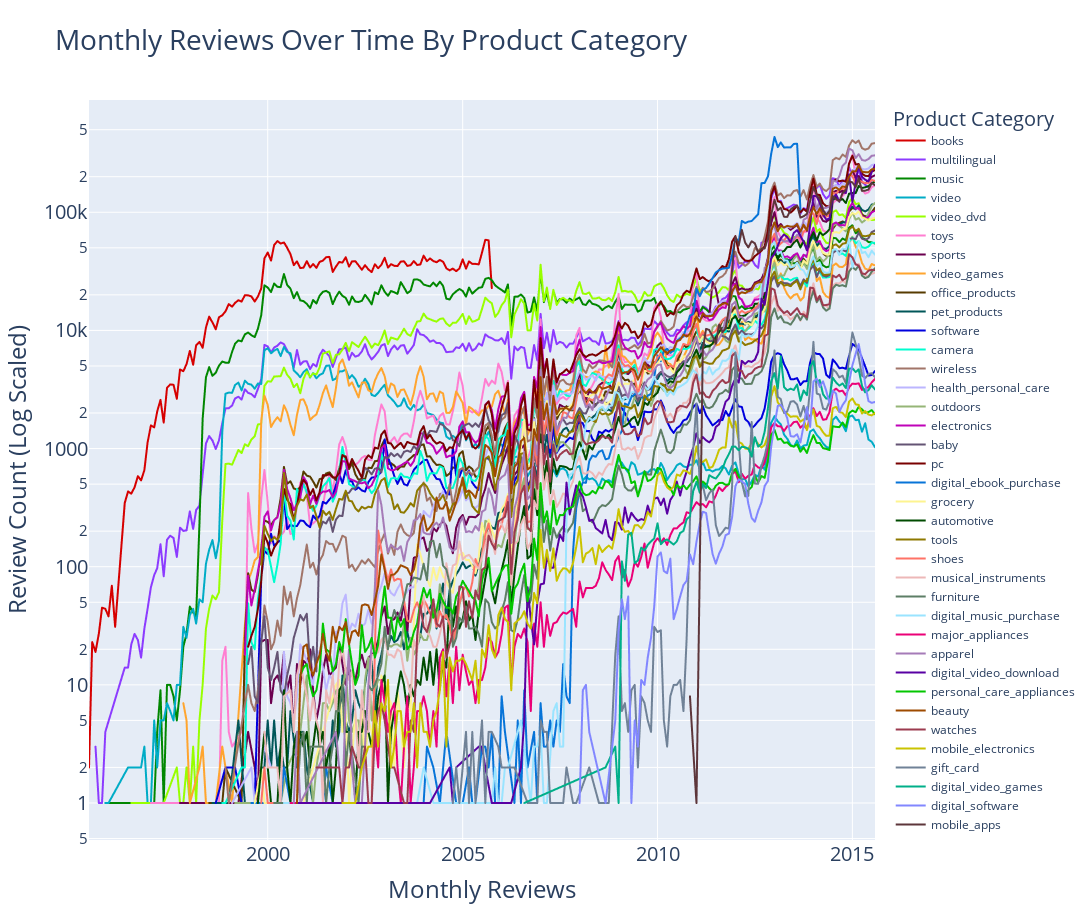

The notebook cell saved with this chart:
### Code cell
fig = px.line(
    df.sort_values(by='review_date'), 
    x='review_date', 
    y='count', 
    labels={
        'count':'Review Count (Log Scaled)',
        'review_date':'Monthly Reviews',
        'product_category':'Product Category'},
    log_y=True,
    color='product_category',
    color_discrete_sequence=cc.glasbey[:37],
    title='Monthly Reviews Over Time By Product Category',
    width=1200,
    height=920)
fig.update_layout(
    font_family='Open Sans',
    font_size=20,
    legend_font_size=12,
    legend_title_font_size=20
)
fig.show()

### Figure 1 — Plotly figure (JSON) as saved in the notebook; plotly's stock layout.template omitted (floating-point values rounded to 4 significant figures; data arrays with more than 128 entries replaced by an {"elided": "..."} marker saying what was removed)
{"data": [{"hovertemplate": "Product Category=books<br>Monthly Reviews=%{x}<br>Review Count (Log Scaled)=%{y}<extra></extra>", "legendgroup": "books", "line": {"color": "#d60000", "dash": "solid"}, "marker": {"symbol": "circle"}, "mode": "lines", "name": "books", "showlegend": true, "type": "scattergl", "x": ["1995-06-01T00:00:00", "1995-07-01T00:00:00", "1995-08-01T00:00:00", "1995-09-01T00:00:00", "1995-10-01T00:00:00", "1995-11-01T00:00:00", "1995-12-01T00:00:00", "1996-01-01T00:00:00", "1996-02-01T00:00:00", "1996-05-01T00:00:00", "1996-06-01T00:00:00", "1996-07-01T00:00:00", "1996-08-01T00:00:00", "1996-09-01T00:00:00", "1996-10-01T00:00:00", "1996-11-01T00:00:00", "1996-12-01T00:00:00", "1997-01-01T00:00:00", "1997-02-01T00:00:00", "1997-03-01T00:00:00", "1997-04-01T00:00:00", "1997-05-01T00:00:00", "1997-06-01T00:00:00", "1997-07-01T00:00:00", "1997-08-01T00:00:00", "1997-09-01T00:00:00", "1997-10-01T00:00:00", "1997-11-01T00:00:00", "1997-12-01T00:00:00", "1998-01-01T00:00:00", "1998-02-01T00:00:00", "1998-03-01T00:00:00", "1998-04-01T00:00:00", "1998-05-01T00:00:00", "1998-06-01T00:00:00", "1998-07-01T00:00:00", "1998-08-01T00:00:00", "1998-09-01T00:00:00", "1998-10-01T00:00:00", "1998-11-01T00:00:00", "1998-12-01T00:00:00", "1999-01-01T00:00:00", "1999-02-01T00:00:00", "1999-03-01T00:00:00", "1999-04-01T00:00:00", "1999-05-01T00:00:00", "1999-06-01T00:00:00", "1999-07-01T00:00:00", "1999-08-01T00:00:00", "1999-09-01T00:00:00", "1999-10-01T00:00:00", "1999-11-01T00:00:00", "1999-12-01T00:00:00", "2000-01-01T00:00:00", "2000-02-01T00:00:00", "2000-03-01T00:00:00", "2000-04-01T00:00:00", "2000-05-01T00:00:00", "2000-06-01T00:00:00", "2000-07-01T00:00:00", "2000-08-01T00:00:00", "2000-09-01T00:00:00", "2000-10-01T00:00:00", "2000-11-01T00:00:00", "2000-12-01T00:00:00", "2001-01-01T00:00:00", "2001-02-01T00:00:00", "2001-03-01T00:00:00", "2001-04-01T00:00:00", "2001-05-01T00:00:00", "2001-06-01T00:00:00", "2001-07-01T00:00:00", "2001-08-01T00:00:00", "2001-09-01T00:00:00", "2001-10-01T00:00:00", "2001-11-01T00:00:00", "2001-12-01T00:00:00", "2002-01-01T00:00:00", "2002-02-01T00:00:00", "2002-03-01T00:00:00", "2002-04-01T00:00:00", "2002-05-01T00:00:00", "2002-06-01T00:00:00", "2002-07-01T00:00:00", "2002-08-01T00:00:00", "2002-09-01T00:00:00", "2002-10-01T00:00:00", "2002-11-01T00:00:00", "2002-12-01T00:00:00", "2003-01-01T00:00:00", "2003-02-01T00:00:00", "2003-03-01T00:00:00", "2003-04-01T00:00:00", "2003-05-01T00:00:00", "2003-06-01T00:00:00", "2003-07-01T00:00:00", "2003-08-01T00:00:00", "2003-09-01T00:00:00", "2003-10-01T00:00:00", "2003-11-01T00:00:00", "2003-12-01T00:00:00", "2004-01-01T00:00:00", "2004-02-01T00:00:00", "2004-03-01T00:00:00", "2004-04-01T00:00:00", "2004-05-01T00:00:00", "2004-06-01T00:00:00", "2004-07-01T00:00:00", "2004-08-01T00:00:00", "2004-09-01T00:00:00", "2004-10-01T00:00:00", "2004-11-01T00:00:00", "2004-12-01T00:00:00", "2005-01-01T00:00:00", "2005-02-01T00:00:00", "2005-03-01T00:00:00", "2005-04-01T00:00:00", "2005-05-01T00:00:00", "2005-06-01T00:00:00", "2005-07-01T00:00:00", "2005-08-01T00:00:00", "2005-09-01T00:00:00", "2005-10-01T00:00:00"], "xaxis": "x", "y": [2, 23, 19, 27, 45, 44, 38, 69, 31, 347, 434, 415, 469, 584, 538, 658, 1125, 1571, 1511, 2057, 2584, 1659, 3268, 3489, 3469, 2637, 4671, 4515, 5179, 6701, 5122, 7478, 8000, 7130, 10579, 13085, 11674, 10218, 12928, 13438, 14498, 16702, 15882, 17103, 18017, 17510, 19870, 19810, 19391, 17553, 19371, 22659, 40691, 45617, 38980, 52807, 57053, 54367, 55528, 50151, 44192, 35659, 38416, 33699, 34011, 38542, 34081, 36462, 33859, 38004, 38994, 41646, 41924, 31248, 34685, 37969, 37496, 41653, 34645, 38384, 38503, 35590, 32610, 35652, 32869, 31164, 36292, 33614, 35945, 41209, 33973, 36356, 35221, 35094, 38238, 38509, 35163, 35660, 38632, 35812, 36156, 42948, 38540, 40686, 38639, 37774, 39440, 38093, 33519, 32250, 33345, 31738, 33421, 39960, 33291, 38430, 36568, 36564, 36246, 45622, 58540, 57902, 22782], "yaxis": "y"}, {"hovertemplate": "Product Category=multilingual<br>Monthly Reviews=%{x}<br>Review Count (Log Scaled)=%{y}<extra></extra>", "legendgroup": "multilingual", "line": {"color": "#8c3bff", "dash": "solid"}, "marker": {"symbol": "circle"}, "mode": "lines", "name": "multilingual", "showlegend": true, "type": "scattergl", "x": {"elided": "236 str values"}, "xaxis": "x", "y": {"elided": "236 int values"}, "yaxis": "y"}, {"hovertemplate": "Product Category=music<br>Monthly Reviews=%{x}<br>Review Count (Log Scaled)=%{y}<extra></extra>", "legendgroup": "music", "line": {"color": "#018700", "dash": "solid"}, "marker": {"symbol": "circle"}, "mode": "lines", "name": "music", "showlegend": true, "type": "scattergl", "x": {"elided": "229 str values"}, "xaxis": "x", "y": {"elided": "229 int values"}, "yaxis": "y"}, {"hovertemplate": "Product Category=video<br>Monthly Reviews=%{x}<br>Review Count (Log Scaled)=%{y}<extra></extra>", "legendgroup": "video", "line": {"color": "#00acc6", "dash": "solid"}, "marker": {"symbol": "circle"}, "mode": "lines", "name": "video", "showlegend": true, "type": "scattergl", "x": {"elided": "232 str values"}, "xaxis": "x", "y": {"elided": "232 int values"}, "yaxis": "y"}, {"hovertemplate": "Product Category=video_dvd<br>Monthly Reviews=%{x}<br>Review Count (Log Scaled)=%{y}<extra></extra>", "legendgroup": "video_dvd", "line": {"color": "#97ff00", "dash": "solid"}, "marker": {"symbol": "circle"}, "mode": "lines", "name": "video_dvd", "showlegend": true, "type": "scattergl", "x": {"elided": "221 str values"}, "xaxis": "x", "y": {"elided": "221 int values"}, "yaxis": "y"}, {"hovertemplate": "Product Category=toys<br>Monthly Reviews=%{x}<br>Review Count (Log Scaled)=%{y}<extra></extra>", "legendgroup": "toys", "line": {"color": "#ff7ed1", "dash": "solid"}, "marker": {"symbol": "circle"}, "mode": "lines", "name": "toys", "showlegend": true, "type": "scattergl", "x": {"elided": "204 str values"}, "xaxis": "x", "y": {"elided": "204 int values"}, "yaxis": "y"}, {"hovertemplate": "Product Category=sports<br>Monthly Reviews=%{x}<br>Review Count (Log Scaled)=%{y}<extra></extra>", "legendgroup": "sports", "line": {"color": "#6b004f", "dash": "solid"}, "marker": {"symbol": "circle"}, "mode": "lines", "name": "sports", "showlegend": true, "type": "scattergl", "x": {"elided": "197 str values"}, "xaxis": "x", "y": {"elided": "197 int values"}, "yaxis": "y"}, {"hovertemplate": "Product Category=video_games<br>Monthly Reviews=%{x}<br>Review Count (Log Scaled)=%{y}<extra></extra>", "legendgroup": "video_games", "line": {"color": "#ffa52f", "dash": "solid"}, "marker": {"symbol": "circle"}, "mode": "lines", "name": "video_games", "showlegend": true, "type": "scattergl", "x": {"elided": "204 str values"}, "xaxis": "x", "y": {"elided": "204 int values"}, "yaxis": "y"}, {"hovertemplate": "Product Category=office_products<br>Monthly Reviews=%{x}<br>Review Count (Log Scaled)=%{y}<extra></extra>", "legendgroup": "office_products", "line": {"color": "#573b00", "dash": "solid"}, "marker": {"symbol": "circle"}, "mode": "lines", "name": "office_products", "showlegend": true, "type": "scattergl", "x": {"elided": "201 str values"}, "xaxis": "x", "y": {"elided": "201 int values"}, "yaxis": "y"}, {"hovertemplate": "Product Category=pet_products<br>Monthly Reviews=%{x}<br>Review Count (Log Scaled)=%{y}<extra></extra>", "legendgroup": "pet_products", "line": {"color": "#005659", "dash": "solid"}, "marker": {"symbol": "circle"}, "mode": "lines", "name": "pet_products", "showlegend": true, "type": "scattergl", "x": {"elided": "194 str values"}, "xaxis": "x", "y": {"elided": "194 int values"}, "yaxis": "y"}, {"hovertemplate": "Product Category=software<br>Monthly Reviews=%{x}<br>Review Count (Log Scaled)=%{y}<extra></extra>", "legendgroup": "software", "line": {"color": "#0000dd", "dash": "solid"}, "marker": {"symbol": "circle"}, "mode": "lines", "name": "software", "showlegend": true, "type": "scattergl", "x": {"elided": "196 str values"}, "xaxis": "x", "y": {"elided": "196 int values"}, "yaxis": "y"}, {"hovertemplate": "Product Category=camera<br>Monthly Reviews=%{x}<br>Review Count (Log Scaled)=%{y}<extra></extra>", "legendgroup": "camera", "line": {"color": "#00fdcf", "dash": "solid"}, "marker": {"symbol": "circle"}, "mode": "lines", "name": "camera", "showlegend": true, "type": "scattergl", "x": {"elided": "198 str values"}, "xaxis": "x", "y": {"elided": "198 int values"}, "yaxis": "y"}, {"hovertemplate": "Product Category=wireless<br>Monthly Reviews=%{x}<br>Review Count (Log Scaled)=%{y}<extra></extra>", "legendgroup": "wireless", "line": {"color": "#a17569", "dash": "solid"}, "marker": {"symbol": "circle"}, "mode": "lines", "name": "wireless", "showlegend": true, "type": "scattergl", "x": {"elided": "196 str values"}, "xaxis": "x", "y": {"elided": "196 int values"}, "yaxis": "y"}, {"hovertemplate": "Product Category=health_personal_care<br>Monthly Reviews=%{x}<br>Review Count (Log Scaled)=%{y}<extra></extra>", "legendgroup": "health_personal_care", "line": {"color": "#bcb6ff", "dash": "solid"}, "marker": {"symbol": "circle"}, "mode": "lines", "name": "health_personal_care", "showlegend": true, "type": "scattergl", "x": {"elided": "192 str values"}, "xaxis": "x", "y": {"elided": "192 int values"}, "yaxis": "y"}, {"hovertemplate": "Product Category=outdoors<br>Monthly Reviews=%{x}<br>Review Count (Log Scaled)=%{y}<extra></extra>", "legendgroup": "outdoors", "line": {"color": "#95b577", "dash": "solid"}, "marker": {"symbol": "circle"}, "mode": "lines", "name": "outdoors", "showlegend": true, "type": "scattergl", "x": {"elided": "185 str values"}, "xaxis": "x", "y": {"elided": "185 int values"}, "yaxis": "y"}, {"hovertemplate": "Product Category=electronics<br>Monthly Reviews=%{x}<br>Review Count (Log Scaled)=%{y}<extra></extra>", "legendgroup": "electronics", "line": {"color": "#bf03b8", "dash": "solid"}, "marker": {"symbol": "circle"}, "mode": "lines", "name": "electronics", "showlegend": true, "type": "scattergl", "x": {"elided": "195 str values"}, "xaxis": "x", "y": {"elided": "195 int values"}, "yaxis": "y"}, {"hovertemplate": "Product Category=baby<br>Monthly Reviews=%{x}<br>Review Count (Log Scaled)=%{y}<extra></extra>", "legendgroup": "baby", "line": {"color": "#645474", "dash": "solid"}, "marker": {"symbol": "circle"}, "mode": "lines", "name": "baby", "showlegend": true, "type": "scattergl", "x": {"elided": "194 str values"}, "xaxis": "x", "y": {"elided": "194 int values"}, "yaxis": "y"}, {"hovertemplate": "Product Category=pc<br>Monthly Reviews=%{x}<br>Review Count (Log Scaled)=%{y}<extra></extra>", "legendgroup": "pc", "line": {"color": "#790000", "dash": "solid"}, "marker": {"symbol": "circle"}, "mode": "lines", "name": "pc", "showlegend": true, "type": "scattergl", "x": {"elided": "194 str values"}, "xaxis": "x", "y": {"elided": "194 int values"}, "yaxis": "y"}, {"hovertemplate": "Product Category=digital_ebook_purchase<br>Monthly Reviews=%{x}<br>Review Count (Log Scaled)=%{y}<extra></extra>", "legendgroup": "digital_ebook_purchase", "line": {"color": "#0774d8", "dash": "solid"}, "marker": {"symbol": "circle"}, "mode": "lines", "name": "digital_ebook_purchase", "showlegend": true, "type": "scattergl", "x": ["1999-08-01T00:00:00", "1999-10-01T00:00:00", "2000-02-01T00:00:00", "2000-05-01T00:00:00", "2000-06-01T00:00:00", "2000-08-01T00:00:00", "2000-09-01T00:00:00", "2001-03-01T00:00:00", "2001-04-01T00:00:00", "2001-06-01T00:00:00", "2001-07-01T00:00:00", "2001-09-01T00:00:00", "2001-10-01T00:00:00", "2001-11-01T00:00:00", "2002-02-01T00:00:00", "2002-04-01T00:00:00", "2002-05-01T00:00:00", "2003-02-01T00:00:00", "2003-07-01T00:00:00", "2004-01-01T00:00:00", "2004-02-01T00:00:00", "2004-04-01T00:00:00", "2004-06-01T00:00:00", "2004-08-01T00:00:00", "2004-11-01T00:00:00", "2004-12-01T00:00:00", "2005-01-01T00:00:00", "2005-03-01T00:00:00", "2005-04-01T00:00:00", "2005-05-01T00:00:00", "2005-07-01T00:00:00", "2005-08-01T00:00:00", "2005-09-01T00:00:00", "2005-10-01T00:00:00", "2005-11-01T00:00:00", "2005-12-01T00:00:00", "2006-01-01T00:00:00", "2006-02-01T00:00:00", "2006-05-01T00:00:00", "2006-06-01T00:00:00", "2006-07-01T00:00:00", "2006-08-01T00:00:00", "2006-09-01T00:00:00", "2006-11-01T00:00:00", "2006-12-01T00:00:00", "2007-01-01T00:00:00", "2007-02-01T00:00:00", "2007-03-01T00:00:00", "2007-04-01T00:00:00", "2007-05-01T00:00:00", "2007-06-01T00:00:00", "2007-07-01T00:00:00", "2007-08-01T00:00:00", "2007-09-01T00:00:00", "2007-10-01T00:00:00", "2007-11-01T00:00:00", "2007-12-01T00:00:00", "2008-01-01T00:00:00", "2008-02-01T00:00:00", "2008-03-01T00:00:00", "2008-04-01T00:00:00", "2008-05-01T00:00:00", "2008-06-01T00:00:00", "2008-07-01T00:00:00", "2008-08-01T00:00:00", "2008-09-01T00:00:00", "2008-10-01T00:00:00", "2008-11-01T00:00:00", "2008-12-01T00:00:00", "2009-01-01T00:00:00", "2009-02-01T00:00:00", "2009-03-01T00:00:00", "2009-04-01T00:00:00", "2009-05-01T00:00:00", "2009-06-01T00:00:00", "2009-07-01T00:00:00", "2009-08-01T00:00:00", "2009-09-01T00:00:00", "2009-10-01T00:00:00", "2009-11-01T00:00:00", "2009-12-01T00:00:00", "2010-01-01T00:00:00", "2010-02-01T00:00:00", "2010-03-01T00:00:00", "2010-04-01T00:00:00", "2010-05-01T00:00:00", "2010-06-01T00:00:00", "2010-07-01T00:00:00", "2010-08-01T00:00:00", "2010-09-01T00:00:00", "2010-10-01T00:00:00", "2010-11-01T00:00:00", "2010-12-01T00:00:00", "2011-01-01T00:00:00", "2011-02-01T00:00:00", "2011-03-01T00:00:00", "2011-04-01T00:00:00", "2011-05-01T00:00:00", "2011-06-01T00:00:00", "2011-07-01T00:00:00", "2011-08-01T00:00:00", "2011-09-01T00:00:00", "2011-10-01T00:00:00", "2011-11-01T00:00:00", "2011-12-01T00:00:00", "2012-01-01T00:00:00", "2012-02-01T00:00:00", "2012-03-01T00:00:00", "2012-04-01T00:00:00", "2012-05-01T00:00:00", "2012-06-01T00:00:00", "2012-07-01T00:00:00", "2012-08-01T00:00:00", "2012-09-01T00:00:00", "2012-10-01T00:00:00", "2012-11-01T00:00:00", "2012-12-01T00:00:00", "2013-01-01T00:00:00", "2013-02-01T00:00:00", "2013-03-01T00:00:00", "2013-04-01T00:00:00", "2013-05-01T00:00:00", "2013-06-01T00:00:00", "2013-07-01T00:00:00", "2013-08-01T00:00:00", "2013-09-01T00:00:00"], "xaxis": "x", "y": [1, 1, 1, 1, 2, 1, 1, 1, 1, 1, 2, 1, 1, 1, 1, 1, 1, 1, 1, 1, 3, 2, 1, 4, 1, 1, 1, 2, 1, 1, 3, 3, 2, 4, 1, 1, 8, 4, 1, 5, 1, 9, 2, 4, 1, 7, 3, 3, 5, 3, 5, 4, 15, 8, 7, 134, 313, 436, 517, 513, 782, 873, 852, 938, 966, 811, 826, 1031, 1062, 1258, 1413, 2405, 2331, 2734, 2887, 2958, 2827, 2554, 2806, 2906, 4029, 6157, 5483, 6719, 6976, 6449, 6768, 8143, 8570, 8879, 10871, 13350, 13773, 22492, 19462, 22028, 22883, 24981, 27700, 30932, 32404, 33307, 33559, 33874, 43595, 60783, 56493, 84494, 81117, 83409, 84277, 89832, 96320, 176406, 177155, 201063, 312239, 433665, 355977, 390340, 353029, 354719, 354344, 378920, 380663, 105783], "yaxis": "y"}, {"hovertemplate": "Product Category=grocery<br>Monthly Reviews=%{x}<br>Review Count (Log Scaled)=%{y}<extra></extra>", "legendgroup": "grocery", "line": {"color": "#fdf490", "dash": "solid"}, "marker": {"symbol": "circle"}, "mode": "lines", "name": "grocery", "showlegend": true, "type": "scattergl", "x": {"elided": "170 str values"}, "xaxis": "x", "y": {"elided": "170 int values"}, "yaxis": "y"}, {"hovertemplate": "Product Category=automotive<br>Monthly Reviews=%{x}<br>Review Count (Log Scaled)=%{y}<extra></extra>", "legendgroup": "automotive", "line": {"color": "#004b00", "dash": "solid"}, "marker": {"symbol": "circle"}, "mode": "lines", "name": "automotive", "showlegend": true, "type": "scattergl", "x": {"elided": "188 str values"}, "xaxis": "x", "y": {"elided": "188 int values"}, "yaxis": "y"}, {"hovertemplate": "Product Category=tools<br>Monthly Reviews=%{x}<br>Review Count (Log Scaled)=%{y}<extra></extra>", "legendgroup": "tools", "line": {"color": "#8e7900", "dash": "solid"}, "marker": {"symbol": "circle"}, "mode": "lines", "name": "tools", "showlegend": true, "type": "scattergl", "x": {"elided": "190 str values"}, "xaxis": "x", "y": {"elided": "190 int values"}, "yaxis": "y"}, {"hovertemplate": "Product Category=shoes<br>Monthly Reviews=%{x}<br>Review Count (Log Scaled)=%{y}<extra></extra>", "legendgroup": "shoes", "line": {"color": "#ff7266", "dash": "solid"}, "marker": {"symbol": "circle"}, "mode": "lines", "name": "shoes", "showlegend": true, "type": "scattergl", "x": {"elided": "162 str values"}, "xaxis": "x", "y": {"elided": "162 int values"}, "yaxis": "y"}, {"hovertemplate": "Product Category=musical_instruments<br>Monthly Reviews=%{x}<br>Review Count (Log Scaled)=%{y}<extra></extra>", "legendgroup": "musical_instruments", "line": {"color": "#edb8b8", "dash": "solid"}, "marker": {"symbol": "circle"}, "mode": "lines", "name": "musical_instruments", "showlegend": true, "type": "scattergl", "x": {"elided": "187 str values"}, "xaxis": "x", "y": {"elided": "187 int values"}, "yaxis": "y"}, {"hovertemplate": "Product Category=furniture<br>Monthly Reviews=%{x}<br>Review Count (Log Scaled)=%{y}<extra></extra>", "legendgroup": "furniture", "line": {"color": "#5d7e66", "dash": "solid"}, "marker": {"symbol": "circle"}, "mode": "lines", "name": "furniture", "showlegend": true, "type": "scattergl", "x": {"elided": "178 str values"}, "xaxis": "x", "y": {"elided": "178 int values"}, "yaxis": "y"}, {"hovertemplate": "Product Category=digital_music_purchase<br>Monthly Reviews=%{x}<br>Review Count (Log Scaled)=%{y}<extra></extra>", "legendgroup": "digital_music_purchase", "line": {"color": "#9ae4ff", "dash": "solid"}, "marker": {"symbol": "circle"}, "mode": "lines", "name": "digital_music_purchase", "showlegend": true, "type": "scattergl", "x": {"elided": "135 str values"}, "xaxis": "x", "y": {"elided": "135 int values"}, "yaxis": "y"}, {"hovertemplate": "Product Category=major_appliances<br>Monthly Reviews=%{x}<br>Review Count (Log Scaled)=%{y}<extra></extra>", "legendgroup": "major_appliances", "line": {"color": "#eb0077", "dash": "solid"}, "marker": {"symbol": "circle"}, "mode": "lines", "name": "major_appliances", "showlegend": true, "type": "scattergl", "x": {"elided": "161 str values"}, "xaxis": "x", "y": {"elided": "161 int values"}, "yaxis": "y"}, {"hovertemplate": "Product Category=apparel<br>Monthly Reviews=%{x}<br>Review Count (Log Scaled)=%{y}<extra></extra>", "legendgroup": "apparel", "line": {"color": "#a57bb8", "dash": "solid"}, "marker": {"symbol": "circle"}, "mode": "lines", "name": "apparel", "showlegend": true, "type": "scattergl", "x": {"elided": "168 str values"}, "xaxis": "x", "y": {"elided": "168 int values"}, "yaxis": "y"}, {"hovertemplate": "Product Category=digital_video_download<br>Monthly Reviews=%{x}<br>Review Count (Log Scaled)=%{y}<extra></extra>", "legendgroup": "digital_video_download", "line": {"color": "#5900a3", "dash": "solid"}, "marker": {"symbol": "circle"}, "mode": "lines", "name": "digital_video_download", "showlegend": true, "type": "scattergl", "x": {"elided": "135 str values"}, "xaxis": "x", "y": {"elided": "135 int values"}, "yaxis": "y"}, {"hovertemplate": "Product Category=personal_care_appliances<br>Monthly Reviews=%{x}<br>Review Count (Log Scaled)=%{y}<extra></extra>", "legendgroup": "personal_care_appliances", "line": {"color": "#03c600", "dash": "solid"}, "marker": {"symbol": "circle"}, "mode": "lines", "name": "personal_care_appliances", "showlegend": true, "type": "scattergl", "x": {"elided": "179 str values"}, "xaxis": "x", "y": {"elided": "179 int values"}, "yaxis": "y"}, {"hovertemplate": "Product Category=beauty<br>Monthly Reviews=%{x}<br>Review Count (Log Scaled)=%{y}<extra></extra>", "legendgroup": "beauty", "line": {"color": "#9e4b00", "dash": "solid"}, "marker": {"symbol": "circle"}, "mode": "lines", "name": "beauty", "showlegend": true, "type": "scattergl", "x": {"elided": "179 str values"}, "xaxis": "x", "y": {"elided": "179 int values"}, "yaxis": "y"}, {"hovertemplate": "Product Category=watches<br>Monthly Reviews=%{x}<br>Review Count (Log Scaled)=%{y}<extra></extra>", "legendgroup": "watches", "line": {"color": "#9c3b4f", "dash": "solid"}, "marker": {"symbol": "circle"}, "mode": "lines", "name": "watches", "showlegend": true, "type": "scattergl", "x": {"elided": "163 str values"}, "xaxis": "x", "y": {"elided": "163 int values"}, "yaxis": "y"}, {"hovertemplate": "Product Category=mobile_electronics<br>Monthly Reviews=%{x}<br>Review Count (Log Scaled)=%{y}<extra></extra>", "legendgroup": "mobile_electronics", "line": {"color": "#cac300", "dash": "solid"}, "marker": {"symbol": "circle"}, "mode": "lines", "name": "mobile_electronics", "showlegend": true, "type": "scattergl", "x": {"elided": "163 str values"}, "xaxis": "x", "y": {"elided": "163 int values"}, "yaxis": "y"}, {"hovertemplate": "Product Category=gift_card<br>Monthly Reviews=%{x}<br>Review Count (Log Scaled)=%{y}<extra></extra>", "legendgroup": "gift_card", "line": {"color": "#708297", "dash": "solid"}, "marker": {"symbol": "circle"}, "mode": "lines", "name": "gift_card", "showlegend": true, "type": "scattergl", "x": ["2004-10-01T00:00:00", "2004-11-01T00:00:00", "2004-12-01T00:00:00", "2005-01-01T00:00:00", "2005-02-01T00:00:00", "2005-03-01T00:00:00", "2005-04-01T00:00:00", "2005-05-01T00:00:00", "2005-07-01T00:00:00", "2005-08-01T00:00:00", "2005-09-01T00:00:00", "2005-10-01T00:00:00", "2005-12-01T00:00:00", "2006-01-01T00:00:00", "2006-05-01T00:00:00", "2006-09-01T00:00:00", "2006-10-01T00:00:00", "2006-12-01T00:00:00", "2007-01-01T00:00:00", "2007-02-01T00:00:00", "2007-03-01T00:00:00", "2007-04-01T00:00:00", "2007-07-01T00:00:00", "2007-08-01T00:00:00", "2007-09-01T00:00:00", "2007-11-01T00:00:00", "2007-12-01T00:00:00", "2008-04-01T00:00:00", "2008-07-01T00:00:00", "2008-08-01T00:00:00", "2008-10-01T00:00:00", "2008-12-01T00:00:00", "2009-01-01T00:00:00", "2009-02-01T00:00:00", "2009-03-01T00:00:00", "2009-04-01T00:00:00", "2009-05-01T00:00:00", "2009-06-01T00:00:00", "2009-07-01T00:00:00", "2009-08-01T00:00:00", "2009-09-01T00:00:00", "2009-10-01T00:00:00", "2009-11-01T00:00:00", "2009-12-01T00:00:00", "2010-01-01T00:00:00", "2010-02-01T00:00:00", "2010-03-01T00:00:00", "2010-04-01T00:00:00", "2010-05-01T00:00:00", "2010-06-01T00:00:00", "2010-07-01T00:00:00", "2010-08-01T00:00:00", "2010-09-01T00:00:00", "2010-10-01T00:00:00", "2010-11-01T00:00:00", "2010-12-01T00:00:00", "2011-01-01T00:00:00", "2011-02-01T00:00:00", "2011-03-01T00:00:00", "2011-04-01T00:00:00", "2011-05-01T00:00:00", "2011-06-01T00:00:00", "2011-07-01T00:00:00", "2011-08-01T00:00:00", "2011-09-01T00:00:00", "2011-10-01T00:00:00", "2011-11-01T00:00:00", "2011-12-01T00:00:00", "2012-01-01T00:00:00", "2012-02-01T00:00:00", "2012-03-01T00:00:00", "2012-04-01T00:00:00", "2012-05-01T00:00:00", "2012-06-01T00:00:00", "2012-07-01T00:00:00", "2012-08-01T00:00:00", "2012-09-01T00:00:00", "2012-10-01T00:00:00", "2012-11-01T00:00:00", "2012-12-01T00:00:00", "2013-01-01T00:00:00", "2013-02-01T00:00:00", "2013-03-01T00:00:00", "2013-04-01T00:00:00", "2013-05-01T00:00:00", "2013-06-01T00:00:00", "2013-07-01T00:00:00", "2013-08-01T00:00:00", "2013-09-01T00:00:00", "2013-10-01T00:00:00", "2013-11-01T00:00:00", "2013-12-01T00:00:00", "2014-01-01T00:00:00", "2014-02-01T00:00:00", "2014-03-01T00:00:00", "2014-04-01T00:00:00", "2014-05-01T00:00:00", "2014-06-01T00:00:00", "2014-07-01T00:00:00", "2014-08-01T00:00:00", "2014-09-01T00:00:00", "2014-10-01T00:00:00", "2014-11-01T00:00:00", "2014-12-01T00:00:00", "2015-01-01T00:00:00", "2015-02-01T00:00:00", "2015-03-01T00:00:00", "2015-04-01T00:00:00", "2015-05-01T00:00:00", "2015-06-01T00:00:00", "2015-07-01T00:00:00", "2015-08-01T00:00:00"], "xaxis": "x", "y": [1, 2, 1, 2, 4, 1, 4, 1, 5, 1, 4, 4, 3, 2, 2, 1, 1, 1, 5, 4, 4, 1, 1, 1, 2, 1, 1, 2, 1, 1, 1, 18, 38, 6, 7, 4, 9, 10, 2, 8, 7, 5, 4, 31, 28, 29, 5, 3, 8, 10, 10, 11, 6, 25, 250, 983, 2407, 466, 490, 365, 420, 449, 225, 182, 196, 214, 210, 483, 6489, 1114, 520, 394, 397, 1679, 505, 503, 712, 866, 1154, 3180, 6767, 2739, 2623, 1998, 2067, 2494, 2521, 2359, 1871, 2296, 1766, 3197, 8005, 2921, 2862, 2184, 2138, 2517, 4695, 4439, 4000, 4143, 3558, 5724, 9610, 7664, 5990, 4155, 3933, 4281, 4346, 4021], "yaxis": "y"}, {"hovertemplate": "Product Category=digital_video_games<br>Monthly Reviews=%{x}<br>Review Count (Log Scaled)=%{y}<extra></extra>", "legendgroup": "digital_video_games", "line": {"color": "#00af89", "dash": "solid"}, "marker": {"symbol": "circle"}, "mode": "lines", "name": "digital_video_games", "showlegend": true, "type": "scattergl", "x": ["2006-08-01T00:00:00", "2008-09-01T00:00:00", "2008-12-01T00:00:00", "2009-01-01T00:00:00", "2009-02-01T00:00:00", "2009-03-01T00:00:00", "2009-04-01T00:00:00", "2009-05-01T00:00:00", "2009-06-01T00:00:00", "2009-07-01T00:00:00", "2009-08-01T00:00:00", "2009-09-01T00:00:00", "2009-10-01T00:00:00", "2009-11-01T00:00:00", "2009-12-01T00:00:00", "2010-01-01T00:00:00", "2010-02-01T00:00:00", "2010-03-01T00:00:00", "2010-04-01T00:00:00", "2010-05-01T00:00:00", "2010-06-01T00:00:00", "2010-07-01T00:00:00", "2010-08-01T00:00:00", "2010-09-01T00:00:00", "2010-10-01T00:00:00", "2010-11-01T00:00:00", "2010-12-01T00:00:00", "2011-01-01T00:00:00", "2011-02-01T00:00:00", "2011-03-01T00:00:00", "2011-04-01T00:00:00", "2011-05-01T00:00:00", "2011-06-01T00:00:00", "2011-07-01T00:00:00", "2011-08-01T00:00:00", "2011-09-01T00:00:00", "2011-10-01T00:00:00", "2011-11-01T00:00:00", "2011-12-01T00:00:00", "2012-01-01T00:00:00", "2012-02-01T00:00:00", "2012-03-01T00:00:00", "2012-04-01T00:00:00", "2012-05-01T00:00:00", "2012-06-01T00:00:00", "2012-07-01T00:00:00", "2012-08-01T00:00:00", "2012-09-01T00:00:00", "2012-10-01T00:00:00", "2012-11-01T00:00:00", "2012-12-01T00:00:00", "2013-01-01T00:00:00", "2013-02-01T00:00:00", "2013-03-01T00:00:00", "2013-04-01T00:00:00", "2013-05-01T00:00:00", "2013-06-01T00:00:00", "2013-07-01T00:00:00", "2013-08-01T00:00:00", "2013-09-01T00:00:00", "2013-10-01T00:00:00", "2013-11-01T00:00:00", "2013-12-01T00:00:00", "2014-01-01T00:00:00", "2014-02-01T00:00:00", "2014-03-01T00:00:00", "2014-04-01T00:00:00", "2014-05-01T00:00:00", "2014-06-01T00:00:00", "2014-07-01T00:00:00", "2014-08-01T00:00:00", "2014-09-01T00:00:00", "2014-10-01T00:00:00", "2014-11-01T00:00:00", "2014-12-01T00:00:00", "2015-01-01T00:00:00", "2015-02-01T00:00:00", "2015-03-01T00:00:00", "2015-04-01T00:00:00", "2015-05-01T00:00:00", "2015-06-01T00:00:00", "2015-07-01T00:00:00", "2015-08-01T00:00:00"], "xaxis": "x", "y": [1, 2, 3, 1, 111, 76, 187, 194, 107, 113, 145, 137, 153, 164, 173, 233, 155, 165, 170, 162, 154, 164, 193, 201, 252, 267, 435, 523, 423, 501, 464, 595, 572, 557, 605, 670, 797, 897, 1040, 1037, 967, 1036, 1026, 1000, 855, 1248, 1039, 1095, 1392, 2212, 3717, 4345, 3224, 6039, 3307, 3103, 3215, 3131, 3490, 2536, 3109, 2830, 4936, 5490, 3678, 3799, 2884, 2644, 2695, 3972, 3631, 3407, 3559, 3250, 4745, 4788, 4439, 4680, 3402, 2991, 3128, 3432, 3166], "yaxis": "y"}, {"hovertemplate": "Product Category=digital_software<br>Monthly Reviews=%{x}<br>Review Count (Log Scaled)=%{y}<extra></extra>", "legendgroup": "digital_software", "line": {"color": "#8287ff", "dash": "solid"}, "marker": {"symbol": "circle"}, "mode": "lines", "name": "digital_software", "showlegend": true, "type": "scattergl", "x": ["2008-01-01T00:00:00", "2008-02-01T00:00:00", "2008-03-01T00:00:00", "2008-04-01T00:00:00", "2008-09-01T00:00:00", "2008-12-01T00:00:00", "2009-01-01T00:00:00", "2009-02-01T00:00:00", "2009-03-01T00:00:00", "2009-04-01T00:00:00", "2009-05-01T00:00:00", "2009-06-01T00:00:00", "2009-07-01T00:00:00", "2009-08-01T00:00:00", "2009-09-01T00:00:00", "2009-10-01T00:00:00", "2009-11-01T00:00:00", "2009-12-01T00:00:00", "2010-01-01T00:00:00", "2010-02-01T00:00:00", "2010-03-01T00:00:00", "2010-04-01T00:00:00", "2010-05-01T00:00:00", "2010-06-01T00:00:00", "2010-07-01T00:00:00", "2010-08-01T00:00:00", "2010-09-01T00:00:00", "2010-10-01T00:00:00", "2010-11-01T00:00:00", "2010-12-01T00:00:00", "2011-01-01T00:00:00", "2011-02-01T00:00:00", "2011-03-01T00:00:00", "2011-04-01T00:00:00", "2011-05-01T00:00:00", "2011-06-01T00:00:00", "2011-07-01T00:00:00", "2011-08-01T00:00:00", "2011-09-01T00:00:00", "2011-10-01T00:00:00", "2011-11-01T00:00:00", "2011-12-01T00:00:00", "2012-01-01T00:00:00", "2012-02-01T00:00:00", "2012-03-01T00:00:00", "2012-04-01T00:00:00", "2012-05-01T00:00:00", "2012-06-01T00:00:00", "2012-07-01T00:00:00", "2012-08-01T00:00:00", "2012-09-01T00:00:00", "2012-10-01T00:00:00", "2012-11-01T00:00:00", "2012-12-01T00:00:00", "2013-01-01T00:00:00", "2013-02-01T00:00:00", "2013-03-01T00:00:00", "2013-04-01T00:00:00", "2013-05-01T00:00:00", "2013-06-01T00:00:00", "2013-07-01T00:00:00", "2013-08-01T00:00:00", "2013-09-01T00:00:00", "2013-10-01T00:00:00", "2013-11-01T00:00:00", "2013-12-01T00:00:00", "2014-01-01T00:00:00", "2014-02-01T00:00:00", "2014-03-01T00:00:00", "2014-04-01T00:00:00", "2014-05-01T00:00:00", "2014-06-01T00:00:00", "2014-07-01T00:00:00", "2014-08-01T00:00:00", "2014-09-01T00:00:00", "2014-10-01T00:00:00", "2014-11-01T00:00:00", "2014-12-01T00:00:00", "2015-01-01T00:00:00", "2015-02-01T00:00:00", "2015-03-01T00:00:00", "2015-04-01T00:00:00", "2015-05-01T00:00:00", "2015-06-01T00:00:00", "2015-07-01T00:00:00", "2015-08-01T00:00:00"], "xaxis": "x", "y": [1, 9, 10, 4, 1, 5, 29, 53, 36, 56, 1, 5, 3, 11, 10, 17, 25, 46, 122, 132, 92, 88, 117, 36, 44, 56, 70, 76, 127, 105, 163, 232, 292, 285, 190, 128, 106, 129, 148, 185, 191, 263, 481, 549, 527, 501, 341, 259, 240, 297, 351, 482, 534, 1040, 1578, 2299, 2344, 2116, 1802, 1275, 1261, 1322, 1125, 1566, 2240, 1525, 3689, 3912, 3330, 3708, 3083, 2415, 3096, 2921, 2041, 2335, 2562, 3653, 5064, 6363, 7667, 5545, 3510, 2519, 2438, 2479], "yaxis": "y"}, {"hovertemplate": "Product Category=mobile_apps<br>Monthly Reviews=%{x}<br>Review Count (Log Scaled)=%{y}<extra></extra>", "legendgroup": "mobile_apps", "line": {"color": "#5d363b", "dash": "solid"}, "marker": {"symbol": "circle"}, "mode": "lines", "name": "mobile_apps", "showlegend": true, "type": "scattergl", "x": ["2010-11-01T00:00:00", "2011-01-01T00:00:00", "2011-03-01T00:00:00", "2011-04-01T00:00:00", "2011-05-01T00:00:00", "2011-06-01T00:00:00", "2011-07-01T00:00:00", "2011-08-01T00:00:00", "2011-09-01T00:00:00", "2011-10-01T00:00:00", "2011-11-01T00:00:00", "2011-12-01T00:00:00", "2012-01-01T00:00:00", "2012-02-01T00:00:00", "2012-03-01T00:00:00", "2012-04-01T00:00:00", "2012-05-01T00:00:00", "2012-06-01T00:00:00", "2012-07-01T00:00:00", "2012-08-01T00:00:00", "2012-09-01T00:00:00", "2012-10-01T00:00:00", "2012-11-01T00:00:00", "2012-12-01T00:00:00", "2013-01-01T00:00:00", "2013-02-01T00:00:00", "2013-03-01T00:00:00", "2013-04-01T00:00:00", "2013-05-01T00:00:00", "2013-06-01T00:00:00", "2013-07-01T00:00:00", "2013-08-01T00:00:00", "2013-09-01T00:00:00", "2013-10-01T00:00:00", "2013-11-01T00:00:00", "2013-12-01T00:00:00", "2014-01-01T00:00:00", "2014-02-01T00:00:00", "2014-03-01T00:00:00", "2014-04-01T00:00:00", "2014-05-01T00:00:00", "2014-06-01T00:00:00", "2014-07-01T00:00:00", "2014-08-01T00:00:00", "2014-09-01T00:00:00", "2014-10-01T00:00:00", "2014-11-01T00:00:00", "2014-12-01T00:00:00", "2015-01-01T00:00:00", "2015-02-01T00:00:00", "2015-03-01T00:00:00", "2015-04-01T00:00:00", "2015-05-01T00:00:00", "2015-06-01T00:00:00", "2015-07-01T00:00:00", "2015-08-01T00:00:00"], "xaxis": "x", "y": [8, 1, 6895, 10316, 10080, 8910, 7714, 11206, 9673, 10349, 15339, 32832, 62389, 52363, 71052, 55367, 50456, 56843, 54555, 45748, 49013, 49370, 60240, 94663, 127651, 103840, 109372, 91589, 91370, 105657, 110446, 114062, 90171, 92445, 96966, 124168, 163376, 139246, 129657, 104993, 95050, 103369, 137236, 129048, 123659, 145029, 155810, 182651, 179153, 163017, 193183, 151702, 152284, 155907, 176649, 169238], "yaxis": "y"}], "layout": {"font": {"family": "Open Sans", "size": 20}, "height": 920, "legend": {"font": {"size": 12}, "title": {"font": {"size": 20}, "text": "Product Category"}, "tracegroupgap": 0}, "title": {"text": "Monthly Reviews Over Time By Product Category"}, "width": 1200, "xaxis": {"anchor": "y", "domain": [0, 1], "title": {"text": "Monthly Reviews"}}, "yaxis": {"anchor": "x", "domain": [0, 1], "title": {"text": "Review Count (Log Scaled)"}, "type": "log"}}}
